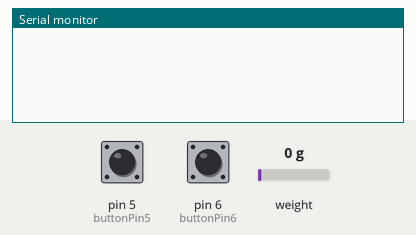
Simulated run of this sketch. Board: Arduino Uno, built with avr-gcc and run on an emulated ATmega328P. Shown: the last lines printed to the serial monitor. Inputs (shaded band) come from the test bench; at power-on: pin 5 (buttonPin5) LOW, pin 6 (buttonPin6) LOW, weight on the scale 0 g.

Above: at 1.2 s.
1.3 s: pin 5 (buttonPin5) pulled HIGH for 0.15 s
At 2.3 s:
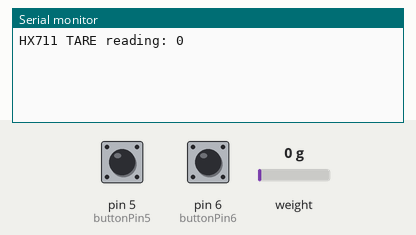
2.9 s: pin 6 (buttonPin6) pulled HIGH for 0.15 s
At 3.5 s:
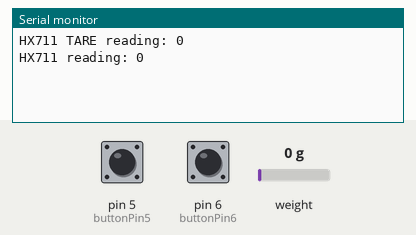

The sketch:

load_cell_w_button.ino
```cpp
#include "HX711.h"
// constants won't change. They're used here to set pin numbers:
// HX711 circuit wiring
const int LOADCELL_DOUT_PIN = 2;
const int LOADCELL_SCK_PIN = 3;
// Button circuit wiring
const int buttonPin5 = 5; // the number of the pushbutton pin -- PIN5
const int buttonPin6 = 6; // the number of the pushbutton pin -- PIN6

// variables will change:
int buttonState5 = 0; // variable for reading the pushbutton status for tare
int buttonState6 = 0; // variable for reading the pushbutton status for weight added
long weight = 0;
long tar = 0;
long reading = 0;
long deck_max = 315; // how much the deck weighs total
HX711 scale;

void setup() {
  // initialize the pushbutton pin as an input:
  pinMode(buttonPin5, INPUT);
  pinMode(buttonPin6, INPUT);
  // baudrate
  Serial.begin(57600);
  scale.begin(LOADCELL_DOUT_PIN, LOADCELL_SCK_PIN);
//  scale.tare();
}

void loop() {
//  scale.tare();
  // read the state of the pushbutton value:
  buttonState5 = digitalRead(buttonPin5);
  buttonState6 = digitalRead(buttonPin6);
  if (buttonState5 == HIGH) {
        // reading = scale.read();
        tar = -(scale.read());
        Serial.print("HX711 TARE reading: ");
        weight = 0;
        Serial.println(weight);
        delay(1000);
        // weight = 0;
        // turn LED on:
      }
      else if (buttonState6 == HIGH) {
        reading = scale.read();
        weight = (tar+reading)/100;
        Serial.print("HX711 reading: ");
        Serial.println(weight);
        delay(1000);
      }
}
```

Measured:
- after the input at 1.3 s, the serial monitor: prints a new line after 0.10 s (image 1)
- after the input at 2.9 s, the serial monitor: prints a new line after 0.10 s (image 2)
